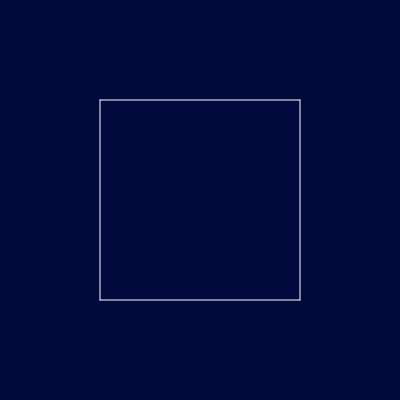
Frame 1 (no input)
Frame 60 (no input): identical to frame 1, image omitted
Frame 120 (the mouse pressed at the canvas centre since frame 60): identical to frame 1, image omitted

The p5.js sketch that drew this single still picture (run headless with seeded random() and noise() and a simulated clock; from frame 60 on, the mouse is pressed at the canvas centre):

// p5.js sketch
// ── sketch.js
// function mouseMoved() {
//   console.log(`Mouse X: ${mouseX}, Mouse Y: ${mouseY}`);
// }

function setup() {
  createCanvas(400,400);
}

function draw() {
  background(1, 9, 61);
  stroke(255);
  line(width/4, height/4, 3*width/4, height/4);
  line(3*width/4, height/4, 3*width/4, 3*height/4);
  line(3*width/4, 3*height/4, width/4, 3*height/4);
  line(width/4, 3*height/4, width/4, height/4);
}
